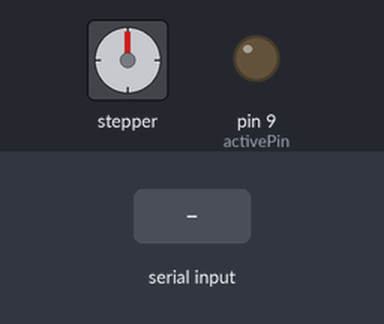
Bench run of a sketch on a simulated Arduino Uno, built with avr-gcc and run on an emulated ATmega328P. Parts: stepper motor, output pins drawn as LEDs (lit = HIGH). Wiring (inferred from the names in the program): stepper motor driver (200 steps per turn assumed): step pin 11; direction pin 10. The test bench sets the inputs (shaded band). Pins used as bus, display or sensor lines are not drawn.

Above: at 1.2 s.
1.3 s: "q 45\n" received over Serial
At 2.7 s:
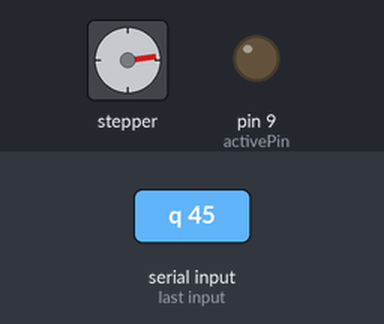
3.8 s: "q 45\n" received over Serial
At 5.8 s:
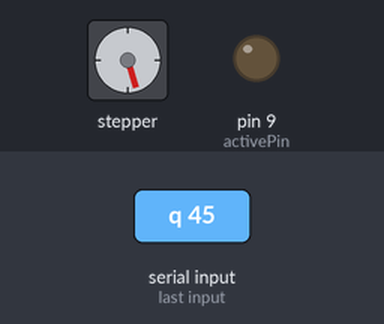
Timing chart, 0 to 7.3 s (numbered marks = the images above; inputs shaded):
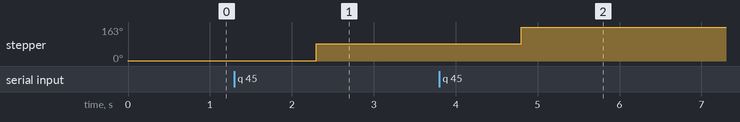

The sketch:

servo_controller.ino
```cpp
int activePin = 9;
int dirPin = 10;
int stepPin = 11;
String in;

/*borrowed from
stackoverflow.com/questions/29671455/how-to-split-a-string-using-a-specific-delimiter-in-arduino
*/
String getValue(String data, char separator, int index){
    int found = 0;
    int strIndex[] = { 0, -1 };
    int maxIndex = data.length() - 1;

    for (int i = 0; i <= maxIndex && found <= index; i++) {
        if (data.charAt(i) == separator || i == maxIndex) {
            found++;
            strIndex[0] = strIndex[1] + 1;
            strIndex[1] = (i == maxIndex) ? i+1 : i;
        }
    }
    return found > index ? data.substring(strIndex[0], strIndex[1]) : "";
}

void setup() {
  // put your setup code here, to run once:
  pinMode(dirPin, OUTPUT);
  pinMode(stepPin, OUTPUT);
  pinMode(activePin, OUTPUT);

  digitalWrite(dirPin, HIGH);
  digitalWrite(stepPin, HIGH);
  //Start with servo unlocked
  digitalWrite(activePin, LOW);

  Serial.begin(115200);
}


void loop() {
  // put your main code here, to run repeatedly:
  if (Serial.available() > 0) {

    in = Serial.readString();
    if (in == "s\n"){
      digitalWrite(activePin, HIGH);
    }else if (in == "st\n"){
      digitalWrite(activePin, LOW);
    }else if (in == "f\n"){
      digitalWrite(dirPin, HIGH);
    }else if (in == "b\n"){
      digitalWrite(dirPin, LOW);
    }else if (in[0] == 'q'){
      int k = getValue(in, ' ', 1).toInt();
      int d = getValue(in, ' ', 2).toInt();
      for(int i = 0; i < k; i++){
        digitalWrite(stepPin, LOW);
        // Could be replaced with delaymicroseconds
        delay(d);
        digitalWrite(stepPin, HIGH);
      }
       digitalWrite(stepPin, HIGH);
    }
  }
}
```

Measured:
- after the input at 1.3 s, stepper: turns 81° clockwise, starting after 1.0 s
- after the input at 3.8 s, stepper: turns 81° clockwise, starting after 1.0 s
